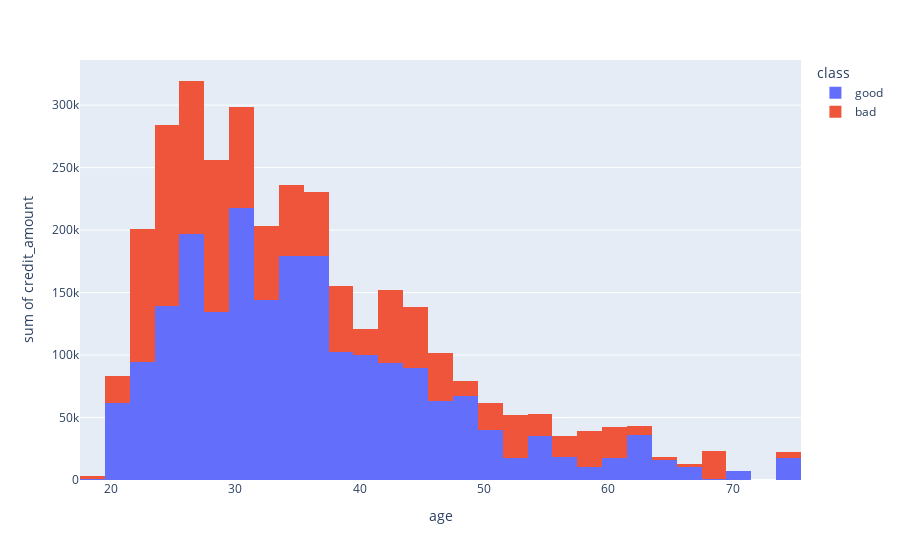

Notebook code for this chart:
### Code cell
px.histogram(df, x="age",y="credit_amount",color="class")

### Figure 1 — Plotly figure (JSON) as saved in the notebook; plotly's stock layout.template omitted (floating-point values rounded to 4 significant figures; data arrays with more than 128 entries replaced by an {"elided": "..."} marker saying what was removed)
{"data": [{"alignmentgroup": "True", "bingroup": "x", "histfunc": "sum", "hovertemplate": "class=good<br>age=%{x}<br>sum of credit_amount=%{y}<extra></extra>", "legendgroup": "good", "marker": {"color": "#636efa", "pattern": {"shape": ""}}, "name": "good", "offsetgroup": "good", "orientation": "v", "showlegend": true, "type": "histogram", "x": {"elided": "700 int values"}, "xaxis": "x", "y": {"elided": "700 int values"}, "yaxis": "y"}, {"alignmentgroup": "True", "bingroup": "x", "histfunc": "sum", "hovertemplate": "class=bad<br>age=%{x}<br>sum of credit_amount=%{y}<extra></extra>", "legendgroup": "bad", "marker": {"color": "#EF553B", "pattern": {"shape": ""}}, "name": "bad", "offsetgroup": "bad", "orientation": "v", "showlegend": true, "type": "histogram", "x": {"elided": "300 int values"}, "xaxis": "x", "y": {"elided": "300 int values"}, "yaxis": "y"}], "layout": {"barmode": "relative", "legend": {"title": {"text": "class"}, "tracegroupgap": 0}, "margin": {"t": 60}, "xaxis": {"anchor": "y", "domain": [0, 1], "title": {"text": "age"}}, "yaxis": {"anchor": "x", "domain": [0, 1], "title": {"text": "sum of credit_amount"}}}}
